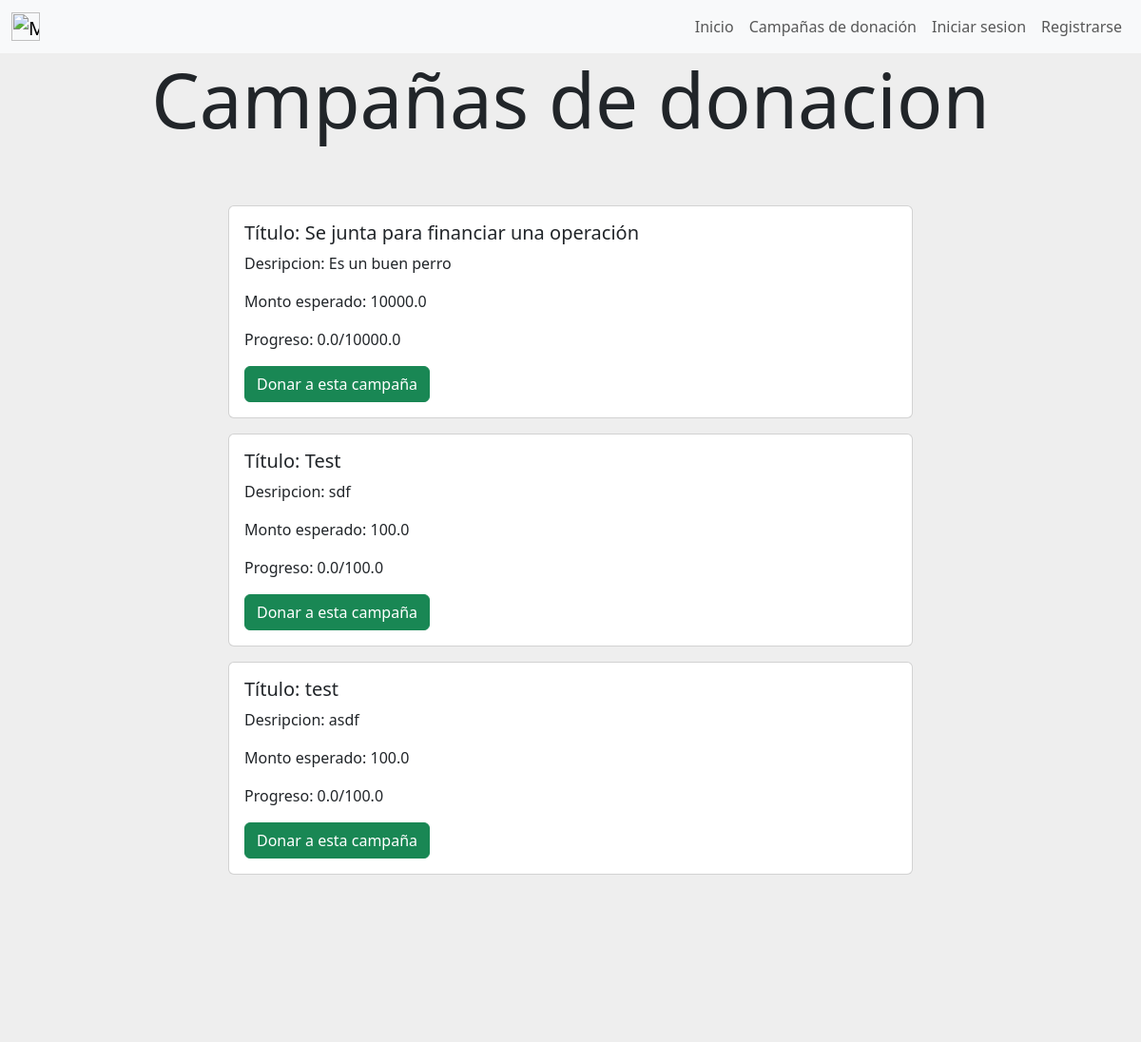
The page /ver_campanias_de_donacion on the database its author committed.
### gestion_de_donaciones/models.py (models this page shows, shortened)
class Campania_de_donacion(models.Model):
    titulo = models.CharField(verbose_name="Título",max_length=50)
    descripcion = models.CharField(verbose_name="Descripción",max_length=200)
    monto_esperado = models.FloatField()
    monto_actual = models.FloatField(default=0, null=True)
    activa = models.BooleanField(default=True)
    class Meta:
        unique_together = (('titulo','monto_esperado'))
        verbose_name='campaña_de_donacion'
        verbose_name_plural='campañas_de_donaciones'

### gestion_de_donaciones/views.py (the view)
# urls.py: path('ver_campanias_de_donacion',views.ver_campanias_de_donacion, name= "ver_campanias_de_donacion"),
def ver_campanias_de_donacion(request):
    if request.user.is_superuser :
        campanias = Campania_de_donacion.objects.all()
    else :
        campanias = Campania_de_donacion.objects.filter(activa = True)
    return render(request, "gestion_de_donaciones/ver_campanias_de_donacion.html", {"campanias":campanias})

### gestion_de_donaciones/templates/gestion_de_donaciones/ver_campanias_de_donacion.html (shortened to what this page needs)
{% extends "gestion_de_usuarios/base.html" %}
{% block content %}
<div style="background-color:#eee;height: 20%;text-align: center;">
    <h1 class="display-1">Campañas de donacion</h1>
</div>
{% if campanias.count == 0 %}
    <div style="background-color: #eee;background-position: center;background-size: cover; align-items: center;justify-content: center;display: flex;">
        <div class="card mb-3 element-home-color" style="width: 60%;">
            <div class="row g-0">
                <div class="card">
                    <div class="card-body">
                        Aún no hay campañas creadas.
                    </div>
                </div>
            </div>
        </div>
    </div>
{% else %}
        {% for campania in campanias %}
        <div style="background-color: #eee;background-position: center;background-size: cover; align-items: center;justify-content: center;display: flex;">
            <div class="card mb-3 element-home-color" style="width: 60%;">
                <div class="row g-0">
                <div class="col-md-8">
                    <div class="card-body">
                    <h5 class="card-title">Título: {{campania.titulo}}
                    </h5>
                    <p class="card-text">Desripcion: {{campania.descripcion}}</p>
                    <p class="card-text">Monto esperado: {{campania.monto_esperado}}</p>
                    <p class="card-text">Progreso: {{campania.monto_actual}}/{{campania.monto_esperado}}</p>
                    {% if campania.monto_esperado > campania.monto_actual %}
                    <a class="btn btn-success" href="{% url 'donar' campania.id %}" style="color:white;">Donar a esta campaña</a>
                    {% else %}
                    <h5 class="card-title" style="color: 00bb2d;">Se alcanzó la meta establecida
                    </h5>
                    {% endif %}
                    </div>
                </div>
                </div>
            </div>
        </div>
        {% endfor %}
<div style="background-color:#eee;height: 20%;">
</div>
{% endif %}
{% endblock %}

### rows shown on the page
Campania_de_donacion: titulo "Se junta para financiar una operación", descripcion "Es un buen perro", monto_esperado "10000.0", monto_actual "0.0", shows "Donar a esta campaña"
Campania_de_donacion: titulo "Test", descripcion "sdf", monto_esperado "100.0", monto_actual "0.0", shows "Donar a esta campaña"
Campania_de_donacion: titulo "test", descripcion "asdf", monto_esperado "100.0", monto_actual "0.0", shows "Donar a esta campaña"
